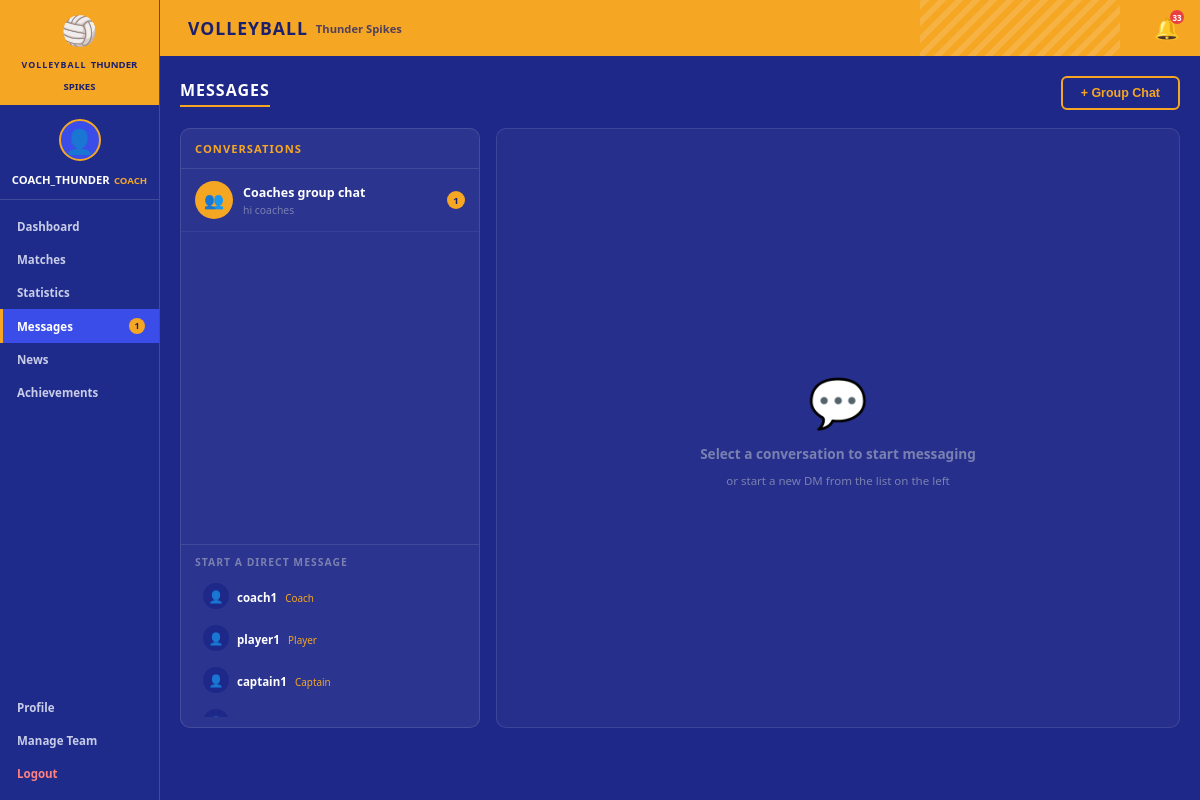
Screenshot of /messages/ (signed in) with the database file from the repository.
### scheduling/models.py (models this page shows, shortened)
class UserProfile(models.Model):
    ROLE_CHOICES = [
        ('player', 'Player'),
        ('captain', 'Captain'),
        ('coach', 'Coach'),
        ('parent', 'Parent'),
        ('manager', 'Manager'),
    ]
    user = models.OneToOneField(User, on_delete=models.CASCADE, related_name='profile')
    role = models.CharField(max_length=20, choices=ROLE_CHOICES, default='player')
    team = models.ForeignKey(Team, on_delete=models.SET_NULL, null=True, blank=True, related_name='members')
    avatar = models.ImageField(upload_to='avatars/', null=True, blank=True)

class Team(models.Model):
    name = models.CharField(max_length=100)
    created_at = models.DateTimeField(auto_now_add=True)

### messaging/models.py (models this page shows, shortened)
class Conversation(models.Model):
    TYPE_CHOICES = [
        ('direct',  'Direct Message'),
        ('group',   'Group Chat'),
        ('team',    'Team Chat'),
    ]
    type        = models.CharField(max_length=10, choices=TYPE_CHOICES, default='direct')
    name        = models.CharField(max_length=100, blank=True)  # for group/team chats
    team        = models.ForeignKey(Team, on_delete=models.CASCADE, null=True, blank=True, related_name='conversations')
    participants= models.ManyToManyField(User, related_name='conversations')
    created_by  = models.ForeignKey(User, on_delete=models.SET_NULL, null=True, related_name='created_conversations')
    created_at  = models.DateTimeField(auto_now_add=True)
    class Meta:
        ordering = ['-created_at']
    def last_message(self):
        return self.messages.order_by('-created_at').first()
    def unread_count(self, user):
        return self.messages.exclude(read_by=user).exclude(sender=user).count()

class Message(models.Model):
    conversation = models.ForeignKey(Conversation, on_delete=models.CASCADE, related_name='messages')
    sender       = models.ForeignKey(User, on_delete=models.CASCADE, related_name='sent_messages')
    body         = models.TextField()
    created_at   = models.DateTimeField(auto_now_add=True)
    read_by      = models.ManyToManyField(User, related_name='read_messages', blank=True)
    class Meta:
        ordering = ['created_at']

### messaging/views.py (the view, shortened to what this page needs)
# urls.py: path('messages/',                        views.inbox,                  name='messages'),
@login_required
def inbox(request):
    conversations = request.user.conversations.prefetch_related(
        'participants', 'messages'
    ).order_by('-created_at')
    conv_data = []
    for conv in conversations:
        last_msg = conv.last_message()
        unread = conv.unread_count(request.user)
        other_participants = conv.participants.exclude(id=request.user.id)
        conv_data.append({
            'conv': conv,
            'last_msg': last_msg,
            'unread': unread,
            'others': other_participants,
        })
    user_profile = request.user.profile if hasattr(request.user, 'profile') else None
    user_team = user_profile.team if user_profile else None
    user_role = user_profile.role if user_profile else None
    if user_role in ['coach', 'manager']:
        all_users = User.objects.exclude(id=request.user.id).select_related('profile')
    context = {
        'conv_data': conv_data,
        'all_users': all_users,
        'active_page': 'messages',
    }
    return render(request, 'messaging/inbox.html', context)

### volleyball_project/templates/messaging/inbox.html (shortened to what this page needs)
{% extends 'base.html' %}
{% load static %}
{% block page_title %}VOLLEYBALL{% endblock %}
{% block page_subtitle %}{{ request.user.profile.team.name|default:"TEAM NAME" }}{% endblock %}
{% block content %}
<div class="section-header">
    <h2 class="section-title">MESSAGES</h2>
    <div style="display:flex; gap:8px;">
        <button onclick="document.getElementById('new-group-modal').style.display='flex'" class="btn btn-outline">+ Group Chat</button>
    </div>
</div>
<div style="display:grid; grid-template-columns:300px 1fr; gap:16px; height:calc(100vh - 200px);">
    <div style="background:rgba(255,255,255,0.06); border-radius:10px; border:1px solid rgba(255,255,255,0.12); overflow:hidden; display:flex; flex-direction:column;">
        <div style="padding:12px 14px; border-bottom:1px solid rgba(255,255,255,0.1); font-size:0.7rem; font-weight:800; color:#f5a623; text-transform:uppercase; letter-spacing:1px;">
            Conversations
        </div>
        <div style="overflow-y:auto; flex:1;">
            {% for item in conv_data %}
            <a href="{% url 'conversation_detail' item.conv.id %}"
               style="display:flex; align-items:center; gap:10px; padding:12px 14px; border-bottom:1px solid rgba(255,255,255,0.06); text-decoration:none; transition:background 0.15s;"
               onmouseover="this.style.background='rgba(255,255,255,0.08)'"
               onmouseout="this.style.background='transparent'">
                <div style="width:38px; height:38px; border-radius:50%; background:{% if item.conv.type == 'direct' %}#3b4de8{% else %}#f5a623{% endif %}; display:flex; align-items:center; justify-content:center; font-size:1rem; flex-shrink:0;">
                    {% if item.conv.type == 'direct' %}👤{% else %}👥{% endif %}
                </div>
                <div style="flex:1; min-width:0;">
                    <div style="font-size:0.78rem; font-weight:700; color:#fff; white-space:nowrap; overflow:hidden; text-overflow:ellipsis;">
                        {% if item.conv.type == 'direct' %}
                            {% for u in item.others %}{{ u.username }}{% endfor %}
                        {% else %}
                            {{ item.conv.name }}
                        {% endif %}
                    </div>
                    <div style="font-size:0.65rem; color:#7a80b0; white-space:nowrap; overflow:hidden; text-overflow:ellipsis; margin-top:2px;">
                        {% if item.last_msg %}{{ item.last_msg.body|truncatechars:35 }}{% else %}No messages yet{% endif %}
                    </div>
                </div>
                {% if item.unread %}
                <span style="background:#f5a623; color:#1a1f6e; border-radius:50%; width:18px; height:18px; display:flex; align-items:center; justify-content:center; font-size:0.6rem; font-weight:900; flex-shrink:0;">
                    {{ item.unread }}
                </span>
                {% endif %}
            </a>
            {% empty %}
            <div style="padding:24px; text-align:center; color:#7a80b0; font-size:0.78rem;">
                No conversations yet.<br>Start a DM below.
            </div>
            {% endfor %}
        </div>
        <div style="border-top:1px solid rgba(255,255,255,0.1); padding:10px 14px;">
            <div style="font-size:0.65rem; font-weight:700; color:#7a80b0; text-transform:uppercase; letter-spacing:1px; margin-bottom:8px;">Start a Direct Message</div>
            <div style="display:flex; flex-direction:column; gap:4px; max-height:140px; overflow-y:auto;">
                {% for u in all_users %}
                <a href="{% url 'start_dm' u.id %}"
                   style="display:flex; align-items:center; gap:8px; padding:6px 8px; border-radius:6px; text-decoration:none; transition:background 0.15s;"
                   onmouseover="this.style.background='rgba(255,255,255,0.08)'"
                   onmouseout="this.style.background='transparent'">
                    <div style="width:26px; height:26px; border-radius:50%; background:#1e2888; display:flex; align-items:center; justify-content:center; font-size:0.75rem;">👤</div>
                    <div>
                        <span style="font-size:0.72rem; font-weight:600; color:#fff;">{{ u.username }}</span>
                        <span style="font-size:0.62rem; color:#f5a623; margin-left:4px;">{{ u.profile.get_role_display }}</span>
                    </div>
                </a>
                {% endfor %}
            </div>
        </div>
    </div>
    <div style="background:rgba(255,255,255,0.04); border-radius:10px; border:1px solid rgba(255,255,255,0.1); display:flex; align-items:center; justify-content:center; flex-direction:column; gap:10px; color:#7a80b0;">
        <div style="font-size:3rem;">💬</div>
        <div style="font-size:0.85rem; font-weight:700;">Select a conversation to start messaging</div>
        <div style="font-size:0.72rem;">or start a new DM from the list on the left</div>
    </div>
</div>
{% endblock %}

### volleyball_project/templates/base.html (shortened to what this page needs)
<!DOCTYPE html>
<html lang="en">
<head>
    {% load static %}
    <link rel="stylesheet" href="{% static 'css/volleyball.css' %}">
</head>
<body>
    <div class="app-layout">
        <aside class="sidebar">
            <div class="sidebar-header">
                <div class="team-logo">
                    <div class="volleyball-icon">🏐</div>
                    <div class="team-info">
                        <span class="team-label">VOLLEYBALL</span>
                        <span class="team-name">{{ request.user.profile.team.name|default:"TEAM NAME" }}</span>
                    </div>
                </div>
            </div>
            <div class="user-profile">
                <div class="avatar">
                    {% if request.user.profile.avatar %}
                        <img src="{{ request.user.profile.avatar.url }}" alt="avatar">
                    {% else %}
                        <div class="avatar-placeholder">👤</div>
                    {% endif %}
                </div>
                <div class="user-details">
                    <span class="username">{{ request.user.username }}</span>
                    <span class="user-role">{{ request.user.profile.get_role_display|default:"Player"|upper }}</span>
                </div>
            </div>
            <nav class="sidebar-nav">
                <a href="{% url 'dashboard' %}" class="nav-item {% if active_page == 'dashboard' %}active{% endif %}">
                    Dashboard
                </a>
                <a href="{% url 'matches' %}" class="nav-item {% if active_page == 'matches' %}active{% endif %}">
                    Matches
                </a>
                <a href="{% url 'statistics' %}" class="nav-item {% if active_page == 'statistics' %}active{% endif %}">
                    Statistics
                </a>
                <a href="{% url 'messages' %}" class="nav-item {% if active_page == 'messages' %}active{% endif %}" style="display:flex; justify-content:space-between; align-items:center;">
                    Messages
                    <span id="msg-badge" style="display:none; background:#f5a623; color:#1a1f6e; border-radius:50%; width:16px; height:16px; font-size:0.55rem; font-weight:900; align-items:center; justify-content:center;"></span>
                </a>
                <a href="{% url 'news' %}" class="nav-item {% if active_page == 'news' %}active{% endif %}">
                    News
                </a>
                <a href="{% url 'achievements' %}" class="nav-item {% if active_page == 'achievements' %}active{% endif %}">
                    Achievements
                </a>
                <a href="{% url 'profile' %}" class="nav-item {% if active_page == 'profile' %}active{% endif %}" style="margin-top:auto;">
                    Profile
                </a>
                {% if request.user.profile.role in 'coach,manager' %}
                <a href="{% url 'manage_team_members' %}" class="nav-item {% if active_page == 'manage_team' %}active{% endif %}">
                    Manage Team
                </a>
                {% endif %}
                <a href="{% url 'logout' %}" class="nav-item" style="color:#ff8080;">
                    Logout
                </a>
            </nav>
        </aside>
        <main class="main-content">
            <header class="top-header">
                <div class="header-title">
                    <h1>{% block page_title %}VOLLEYBALL{% endblock %}</h1>
                    <span class="header-subtitle">{% block page_subtitle %}{% endblock %}</span>
                </div>
                <div class="header-actions">
                    <a href="{% url 'notifications' %}" class="bell-btn" title="Notifications" style="position:relative;">
                        🔔
                        <span id="notif-badge" style="display:none; position:absolute; top:-4px; right:-4px; background:#e84040; color:#fff; border-radius:50%; width:14px; height:14px; font-size:0.5rem; font-weight:900; align-items:center; justify-content:center;"></span>
                    </a>
                </div>
            </header>
            <div class="page-body">
                {% block content %}{% endblock %}
            </div>
        </main>
    </div>
</body>
</html>

### volleyball_project/static/css/volleyball.css (style rules this page uses)
:root { --blue-dark: #1a1f6e; --blue-mid: #2a35c9; --blue-light: #3b4de8; --blue-sidebar: #1e2b8a; --orange: #f5a623; --orange-dark: #e08800; --white: #ffffff; --gray-light: #f0f2ff; --gray-mid: #c8cce8; --gray-text: #7a80b0; --red: #e84040; --green: #27ae60; --border: rgba(255,255,255,0.15); --shadow: 0 4px 16px rgba(26,31,110,0.18); --radius: 10px; --radius-sm: 6px; }
* { box-sizing: border-box; margin: 0; padding: 0; }
body { font-family: 'Segoe UI', Arial, sans-serif; background: #0f1450; color: var(--white); min-height: 100vh; }
.app-layout { display: flex; min-height: 100vh; }
.sidebar { width: 160px; min-height: 100vh; background: var(--blue-sidebar); display: flex; flex-direction: column; padding: 0; flex-shrink: 0; border-right: 1px solid var(--border); }
.sidebar-header { background: var(--orange); padding: 10px 8px; text-align: center; }
.team-logo { display: flex; flex-direction: column; align-items: center; gap: 2px; }
.volleyball-icon { font-size: 1.8rem; }
.team-label { font-size: 0.55rem; font-weight: 800; color: var(--blue-dark); letter-spacing: 1px; text-transform: uppercase; }
.team-name { font-size: 0.6rem; font-weight: 700; color: var(--blue-dark); text-transform: uppercase; }
.user-profile { display: flex; flex-direction: column; align-items: center; padding: 14px 8px 10px; border-bottom: 1px solid var(--border); gap: 6px; }
.avatar { width: 42px; height: 42px; border-radius: 50%; background: var(--blue-light); overflow: hidden; display: flex; align-items: center; justify-content: center; border: 2px solid var(--orange); }
.avatar-placeholder { font-size: 1.5rem; }
.username { font-size: 0.7rem; font-weight: 700; text-align: center; text-transform: uppercase; }
.user-role { font-size: 0.6rem; color: var(--orange); font-weight: 600; text-align: center; }
.sidebar-nav { display: flex; flex-direction: column; padding: 10px 0; flex: 1; }
.nav-item { display: block; padding: 9px 14px; font-size: 0.72rem; font-weight: 600; color: var(--gray-mid); text-decoration: none; border-left: 3px solid transparent; transition: all 0.15s ease; text-transform: capitalize; }
.nav-item:hover, .nav-item.active { background: var(--blue-light); color: var(--white); border-left-color: var(--orange); }
.main-content { flex: 1; display: flex; flex-direction: column; background: #1e2888; min-height: 100vh; }
.top-header { display: flex; align-items: center; justify-content: space-between; padding: 0 20px; background: var(--orange); height: 56px; position: relative; overflow: hidden; }
.top-header::before { content: ''; position: absolute; right: 80px; top: 0; width: 200px; height: 100%; background: repeating-linear-gradient( -45deg, transparent, transparent 6px, rgba(255,255,255,0.15) 6px, rgba(255,255,255,0.15) 12px ); }
.header-title { display: flex; align-items: center; gap: 8px; position: relative; z-index: 1; }
.header-title h1 { font-size: 1.1rem; font-weight: 900; color: var(--blue-dark); letter-spacing: 1px; }
.header-subtitle { font-size: 0.7rem; font-weight: 700; color: var(--blue-dark); opacity: 0.75; }
.bell-btn { font-size: 1.3rem; text-decoration: none; position: relative; z-index: 1; color: var(--blue-dark); }
.page-body { padding: 20px; flex: 1; }
.section-header { display: flex; align-items: center; justify-content: space-between; margin-bottom: 18px; }
.section-title { font-size: 1rem; font-weight: 800; color: var(--white); letter-spacing: 1px; border-bottom: 2px solid var(--orange); padding-bottom: 4px; }
.btn { padding: 8px 18px; border-radius: var(--radius-sm); font-size: 0.78rem; font-weight: 700; cursor: pointer; border: none; text-decoration: none; display: inline-block; transition: all 0.15s ease; }
.btn-outline { background: transparent; border: 2px solid var(--orange); color: var(--orange); }

### rows the page displays
Conversation: conv.name "Coaches group chat", last_msg.body "hi coaches", unread "1"

### other values shown
{{ request.user.profile.team.name|default:"TEAM NAME" }} "THUNDER SPIKES"
{{ request.user.username }} "COACH_THUNDER"
{{ request.user.profile.get_role_display|default:"Player"|upper }} "COACH"
{{ request.user.profile.team.name|default:"TEAM NAME" }} "Thunder Spikes"
{{ u.username }} "coach1"
{{ u.profile.get_role_display }} "Coach"
{{ u.username }} "player1"
{{ u.profile.get_role_display }} "Player"
{{ u.username }} "captain1"
{{ u.profile.get_role_display }} "Captain"
